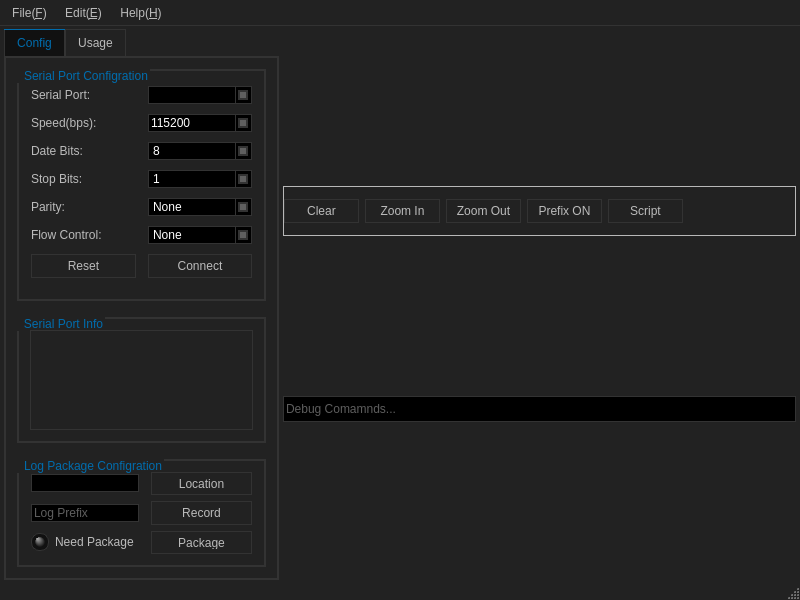
<?xml version="1.0" encoding="UTF-8"?>
<ui version="4.0">
 <class>MainWindow</class>
 <widget class="QMainWindow" name="MainWindow">
  <property name="geometry">
   <rect>
    <x>0</x>
    <y>0</y>
    <width>800</width>
    <height>600</height>
   </rect>
  </property>
  <property name="windowTitle">
   <string>RealTek WLAN Debug Tool</string>
  </property>
  <property name="styleSheet">
   <string notr="true">/* === Shared === */
QStackedWidget, QLabel, QPushButton, QRadioButton, QCheckBox, 
QGroupBox, QStatusBar, QToolButton, QComboBox, QDialog {
    background-color: #222222;
    color: #BBBBBB;
    font-family: &quot;Segoe UI&quot;;
}

QComboBox:disabled {
	color: #5E5E5E;
}

QLabel:disabled {
	color: #333333;
}

/* === QWidget === */
QWidget:window {
    background: #222222;
    color: #BBBBBB;
    font-family: &quot;Segoe UI&quot;;
}

/* === QToolTip === */
QToolTip {
    background-color: #000000;
    border: 2px solid #333333;
    color: #006CAD;
}

/* === QPushButton === */
QPushButton {
    border: 1px solid #333333;
    padding: 4px;
    min-width: 65px;
    min-height: 12px;
}

QPushButton:hover {
    background-color: #333333;
    border-color: #444444;
}

QPushButton:pressed {
    background-color: #111111;
    border-color: #333333;
    color: #006CAD;
}

QPushButton:disabled {
    color: #333333;
}

QRadioButton:disabled {
	color: #333333;
}

/* === Checkable items === */
QCheckBox::indicator, QRadioButton::indicator, QTreeView::indicator {
    width: 16px;
    height: 16px;
    background-color: #111111;
    border: 1px solid #333333;
}

QRadioButton::indicator {
    border-radius: 8px;
}

QCheckBox::indicator::checked, QRadioButton::indicator::checked, QTreeView::indicator::checked {
    background-color: qradialgradient(cx:0.5, cy:0.5, fx:0.25, fy:0.15, radius:0.3, stop:0 #BBBBBB, stop:1 #111111);
}

QCheckBox::indicator:disabled, QRadioButton::indicator:disabled, QTreeView::indicator:disabled {
    background-color: #444444;
}

QCheckBox::indicator::checked:disabled, QRadioButton::indicator::checked:disabled, QTreeView::indicator::checked:disabled {
    background-color: qradialgradient(cx:0.5, cy:0.5, fx:0.25, fy:0.15, radius:0.3, stop:0 #BBBBBB, stop:1 #444444);
}

/* === QComboBox === */
QComboBox {
    background-color: black;
    border: 1px solid #333333;
    color: white;
    padding:1px 2em 1px 3px;
}

QComboBox::drop-down {
    subcontrol-origin: padding;
    subcontrol-position: top right;
    border-left: 1px solid #333333;
}

QComboBox::down-arrow {
    border: 2px solid #333333;
    width: 6px;
    height: 6px;
    background: #5f5f5f;
}

/* === QGroupBox === */
QGroupBox {
    border: 2px solid #333333;
    margin-top: 2ex;
}

QGroupBox::title {
    color: #006CAD;
    subcontrol-origin: margin;
    subcontrol-position: top left;
    margin-left: 5px;
}

/* === QTabWidget === */
QTabWidget::pane {
    background: #222222;
    border: 2px solid #333333;
}

/* === QTabBar === */
QTabBar::tab {
    background: transparent;
    border: 1px solid #333333;
    border-bottom: none;
    color: #BBBBBB;
    padding-left: 12px;
    padding-right: 12px;
    padding-top: 6px;
    padding-bottom: 6px;
}

QTabBar::tab:hover {
    background-color: #333333;
    border: 1px solid #444444;
    border-bottom: none;
}

QTabBar::tab:selected {
    background-color: #111111;
    border: 1px solid #333333;
    border-top: 1px solid #006CAD;
    border-bottom: none;
    color: #006CAD;
}

/* === QToolBar === */
QToolBar {
    background-color: #222222;
    border: none;
    padding: 1px;
}

QToolBar:handle {
    background: #222222;
    border-left: 1px dotted #006CAD;
    color: #BBBBBB;
}

QToolBar::separator {
    width: 6px;
    background-color: #222222;
}

/* === QToolButton === */
QToolButton {
    border: 1px solid #333333;
    margin: 1px;
}

QToolButton:hover {
    background-color: #333333;
    border: 1px solid #444444;
}

QToolButton[popupMode=&quot;1&quot;] { /* only for MenuButtonPopup */
    padding-right: 20px; /* make way for the popup button */
}

QToolButton::menu-button {
    border-left: 1px solid #333333;
    background: transparent;
    width: 16px;
}

QToolButton::menu-button:hover {
    border-left: 1px solid #444444;
    background: transparent;
    width: 16px;
}

QToolButton:checked, QToolButton:pressed {
    background-color: #111111;
    color: #006CAD;
}

/* === QMenu === */
QMenu {
    background-color: #222222;
    border: 1px solid gray;
    color: white;
    padding: 0px;
}

QMenu::item {
    padding: 3px 30px 3px 30px;
    border: 1px solid transparent;
}

QMenu::item:disabled {
    color: #666666;
}

QMenu::item:selected {
    border-color: gray;
    background: #222222;
	color: #006CAD;
}

QMenu::icon:checked {

}

QMenu::separator {
    height: 1px;
    background: #222222;
    margin-left: 10px;
    margin-right: 10px;
    margin-top: 1px;
    margin-bottom: 1px;
}

QMenu::indicator {
    width: 13px;
    height: 13px;
}

/* === QMenuBar === */
QMenuBar {
    background-color: #222222;
    color: #BBBBBB;
	border-bottom: 1px solid #333333;
}

QMenuBar::item {
	padding: 6px 6px 6px 6px;
    background: transparent;
}

QMenuBar::item:disabled {
    color: gray;
}

QMenuBar::item:selected {
	color: #006CAD;
    background: #222222;
}

QMenuBar::item:pressed {
    background: #444444;
}
 
/* === QScrollBar:vertical === */
QScrollBar:vertical {
    background: #111111;
    width: 10px;
    margin: 10px 0 10px 0;
}

QScrollBar::handle:vertical {
    background: #555555;
    min-height: 10px;
}

QScrollBar::add-line:vertical {
    background: #444444;
    height: 10px;
    subcontrol-position: bottom;
    subcontrol-origin: margin;
}

QScrollBar::sub-line:vertical {
    background: #444444;
    height: 10px;
    subcontrol-position: top;
    subcontrol-origin: margin;
}

QScrollBar::add-page:vertical, QScrollBar::sub-page:vertical {
    background: none;
}

QScrollBar:up-arrow:vertical, QScrollBar:down-arrow:vertical {
    border: 2px solid #333333;
    width: 6px;
    height: 6px;
    background: #5f5f5f;
}

/* === QScrollBar:horizontal === */
QScrollBar:horizontal {
    background: #111111;
    height: 16px;
    margin: 0 16px 0 16px;
}

QScrollBar::handle:horizontal {
    background: #555555;
    min-width: 16px;
}

QScrollBar::add-line:horizontal {
    background: #444444;
    width: 16px;
    subcontrol-position: right;
    subcontrol-origin: margin;
}

QScrollBar::sub-line:horizontal {
    background: #444444;
    width: 16px;
    subcontrol-position: left;
    subcontrol-origin: margin;
}

QScrollBar::add-page:horizontal, QScrollBar::sub-page:horizontal {
    background: none;
}

QScrollBar:left-arrow:horizontal, QScrollBar:right-arrow:horizontal {
    border: 2px solid #333333;
    width: 6px;
    height: 6px;
    background: #5f5f5f;
}

/* =================== */
QLineEdit, QListView, QTreeView, QTableView, QAbstractSpinBox {
    background-color: black;
    color: #BBBBBB;
    border: 1px solid #333333;
}

QAbstractScrollArea, QLineEdit, QTextEdit, QAbstractSpinBox, QComboBox {
    /* border-color: #333333; */
    /* border: 1px solid #333333; */
}

QTextBrowser {
	background-color: #222222;
	color: #BBBBBB;
	border: 1px solid #333333;
}

QPlainTextEdit {
	color: #BBBBBB;
	border: none;
	background-color: black;
}

/* === QHeaderView === */
QHeaderView::section {
    background: #222222;
    border: 0;
    color: #BBBBBB;
    padding: 3px 0 3px 4px;
}

/* === QListView === */
QListView::item:hover {
    background: #333333;
}

QListView::item:selected {
    background: #111111;
    color: #006CAD;
}

/* === QTableView === */
QTableView::item:hover {
    background: #333333;
}

QTableView::item:hover {
    background: #111111;
    color: #006CAD;
}

/* === QTreeView === */
QTreeView::item {
    background: black;
}

QTreeView::item:hover {
    background: #333333;
}

QTreeView::item:selected {
    background: #111111;
    color: #006CAD;
}

/* === Customizations === */
QFrame#infoLabel {
    border: 1px inset #333333;
}
</string>
  </property>
  <widget class="QWidget" name="centralWidget">
   <layout class="QGridLayout" name="gridLayout_2">
    <property name="leftMargin">
     <number>1</number>
    </property>
    <property name="topMargin">
     <number>1</number>
    </property>
    <property name="rightMargin">
     <number>1</number>
    </property>
    <property name="bottomMargin">
     <number>1</number>
    </property>
    <property name="spacing">
     <number>0</number>
    </property>
    <item row="0" column="0">
     <widget class="QFrame" name="layoutCfgUsgPart">
      <property name="maximumSize">
       <size>
        <width>280</width>
        <height>16777215</height>
       </size>
      </property>
      <layout class="QGridLayout" name="frame_layout">
       <property name="leftMargin">
        <number>3</number>
       </property>
       <property name="topMargin">
        <number>2</number>
       </property>
       <property name="rightMargin">
        <number>2</number>
       </property>
       <property name="bottomMargin">
        <number>1</number>
       </property>
       <item row="0" column="0">
        <widget class="QTabWidget" name="tabWidget">
         <property name="currentIndex">
          <number>0</number>
         </property>
         <property name="movable">
          <bool>true</bool>
         </property>
         <widget class="QWidget" name="tabCfg">
          <attribute name="title">
           <string>Config</string>
          </attribute>
          <layout class="QVBoxLayout" name="verticalLayout">
           <property name="spacing">
            <number>16</number>
           </property>
           <item>
            <widget class="QGroupBox" name="gBoxSerialPortCfg">
             <property name="minimumSize">
              <size>
               <width>0</width>
               <height>232</height>
              </size>
             </property>
             <property name="maximumSize">
              <size>
               <width>16777215</width>
               <height>232</height>
              </size>
             </property>
             <property name="title">
              <string>Serial Port Configration</string>
             </property>
             <layout class="QGridLayout" name="gridLayout_6">
              <property name="leftMargin">
               <number>12</number>
              </property>
              <property name="rightMargin">
               <number>12</number>
              </property>
              <property name="horizontalSpacing">
               <number>12</number>
              </property>
              <item row="0" column="0">
               <widget class="QLabel" name="labelSerialPort">
                <property name="text">
                 <string>Serial Port:</string>
                </property>
               </widget>
              </item>
              <item row="0" column="1">
               <widget class="QComboBox" name="cBoxSerialPort">
                <property name="statusTip">
                 <string>Choose Serial Port</string>
                </property>
               </widget>
              </item>
              <item row="1" column="0">
               <widget class="QLabel" name="labelSpeed">
                <property name="text">
                 <string>Speed(bps):</string>
                </property>
               </widget>
              </item>
              <item row="1" column="1">
               <widget class="QComboBox" name="cBoxSpeed">
                <property name="statusTip">
                 <string>Choose Speed(bps)</string>
                </property>
                <property name="editable">
                 <bool>true</bool>
                </property>
                <property name="currentText">
                 <string>115200</string>
                </property>
                <property name="currentIndex">
                 <number>7</number>
                </property>
                <item>
                 <property name="text">
                  <string>1200</string>
                 </property>
                </item>
                <item>
                 <property name="text">
                  <string>2400</string>
                 </property>
                </item>
                <item>
                 <property name="text">
                  <string>4800</string>
                 </property>
                </item>
                <item>
                 <property name="text">
                  <string>9600</string>
                 </property>
                </item>
                <item>
                 <property name="text">
                  <string>19200</string>
                 </property>
                </item>
                <item>
                 <property name="text">
                  <string>38400</string>
                 </property>
                </item>
                <item>
                 <property name="text">
                  <string>57600</string>
                 </property>
                </item>
                <item>
                 <property name="text">
                  <string>115200</string>
                 </property>
                </item>
                <item>
                 <property name="text">
                  <string>460800</string>
                 </property>
                </item>
                <item>
                 <property name="text">
                  <string>921600</string>
                 </property>
                </item>
                <item>
                 <property name="text">
                  <string>230400</string>
                 </property>
                </item>
               </widget>
              </item>
              <item row="2" column="0">
               <widget class="QLabel" name="labelDataBits">
                <property name="text">
                 <string>Date Bits:</string>
                </property>
               </widget>
              </item>
              <item row="2" column="1">
               <widget class="QComboBox" name="cBoxDataBits">
                <property name="statusTip">
                 <string>Choose Date Bits</string>
                </property>
                <property name="currentText">
                 <string>8</string>
                </property>
                <property name="currentIndex">
                 <number>3</number>
                </property>
                <item>
                 <property name="text">
                  <string>5</string>
                 </property>
                </item>
                <item>
                 <property name="text">
                  <string>6</string>
                 </property>
                </item>
                <item>
                 <property name="text">
                  <string>7</string>
                 </property>
                </item>
                <item>
                 <property name="text">
                  <string>8</string>
                 </property>
                </item>
               </widget>
              </item>
              <item row="3" column="0">
               <widget class="QLabel" name="labelStopBits">
                <property name="text">
                 <string>Stop Bits:</string>
                </property>
               </widget>
              </item>
              <item row="3" column="1">
               <widget class="QComboBox" name="cBoxStopBits">
                <property name="statusTip">
                 <string>Choose Stop Bits</string>
                </property>
                <item>
                 <property name="text">
                  <string>1</string>
                 </property>
                </item>
                <item>
                 <property name="text">
                  <string>2</string>
                 </property>
                </item>
                <item>
                 <property name="text">
                  <string>3</string>
                 </property>
                </item>
               </widget>
              </item>
              <item row="4" column="0">
               <widget class="QLabel" name="labelParity">
                <property name="text">
                 <string>Parity:</string>
                </property>
               </widget>
              </item>
              <item row="4" column="1">
               <widget class="QComboBox" name="cBoxParity">
                <property name="statusTip">
                 <string>Choose Parity</string>
                </property>
                <item>
                 <property name="text">
                  <string>None</string>
                 </property>
                </item>
                <item>
                 <property name="text">
                  <string>Unknown</string>
                 </property>
                </item>
                <item>
                 <property name="text">
                  <string>Even</string>
                 </property>
                </item>
                <item>
                 <property name="text">
                  <string>Odd</string>
                 </property>
                </item>
                <item>
                 <property name="text">
                  <string>Space</string>
                 </property>
                </item>
                <item>
                 <property name="text">
                  <string>Mark</string>
                 </property>
                </item>
               </widget>
              </item>
              <item row="5" column="0">
               <widget class="QLabel" name="labelFlowControl">
                <property name="text">
                 <string>Flow Control:</string>
                </property>
               </widget>
              </item>
              <item row="5" column="1">
               <widget class="QComboBox" name="cBoxFlowControl">
                <property name="statusTip">
                 <string>Choose Flow Control</string>
                </property>
                <property name="currentIndex">
                 <number>0</number>
                </property>
                <item>
                 <property name="text">
                  <string>None</string>
                 </property>
                </item>
                <item>
                 <property name="text">
                  <string>Xon/Xoff</string>
                 </property>
                </item>
                <item>
                 <property name="text">
                  <string>Rts/Cts</string>
                 </property>
                </item>
               </widget>
              </item>
              <item row="6" column="0">
               <widget class="QPushButton" name="btnReset">
                <property name="statusTip">
                 <string>Reset Serial Port Configration</string>
                </property>
                <property name="text">
                 <string>Reset</string>
                </property>
               </widget>
              </item>
              <item row="6" column="1">
               <widget class="QPushButton" name="btnCom">
                <property name="statusTip">
                 <string>Connect or Disconnect Serial Communication</string>
                </property>
                <property name="text">
                 <string>Connect</string>
                </property>
               </widget>
              </item>
             </layout>
            </widget>
           </item>
           <item>
            <widget class="QGroupBox" name="gBoxSerialInfo">
             <property name="minimumSize">
              <size>
               <width>0</width>
               <height>60</height>
              </size>
             </property>
             <property name="title">
              <string>Serial Port Info</string>
             </property>
             <layout class="QGridLayout" name="gridLayout">
              <item row="0" column="0">
               <widget class="QTextBrowser" name="textBrowSerialInfo">
                <property name="statusTip">
                 <string>Show Serial Port Info</string>
                </property>
               </widget>
              </item>
             </layout>
            </widget>
           </item>
           <item>
            <widget class="QGroupBox" name="gBoxLogCfg">
             <property name="minimumSize">
              <size>
               <width>0</width>
               <height>108</height>
              </size>
             </property>
             <property name="maximumSize">
              <size>
               <width>16777215</width>
               <height>108</height>
              </size>
             </property>
             <property name="title">
              <string>Log Package Configration</string>
             </property>
             <layout class="QGridLayout" name="gridLayout_5">
              <property name="leftMargin">
               <number>12</number>
              </property>
              <property name="rightMargin">
               <number>12</number>
              </property>
              <property name="horizontalSpacing">
               <number>12</number>
              </property>
              <item row="3" column="1">
               <widget class="QLineEdit" name="lEditPrefix">
                <property name="sizePolicy">
                 <sizepolicy hsizetype="Preferred" vsizetype="Fixed">
                  <horstretch>0</horstretch>
                  <verstretch>0</verstretch>
                 </sizepolicy>
                </property>
                <property name="statusTip">
                 <string>Prefix to Log Files</string>
                </property>
                <property name="placeholderText">
                 <string>Log Prefix</string>
                </property>
               </widget>
              </item>
              <item row="0" column="1">
               <widget class="QLineEdit" name="lEditLocation">
                <property name="sizePolicy">
                 <sizepolicy hsizetype="Preferred" vsizetype="Fixed">
                  <horstretch>0</horstretch>
                  <verstretch>0</verstretch>
                 </sizepolicy>
                </property>
                <property name="statusTip">
                 <string>Log Files Location</string>
                </property>
                <property name="readOnly">
                 <bool>true</bool>
                </property>
               </widget>
              </item>
              <item row="0" column="2">
               <widget class="QPushButton" name="btnLocation">
                <property name="toolTip">
                 <string/>
                </property>
                <property name="statusTip">
                 <string>Choose Log File Path</string>
                </property>
                <property name="text">
                 <string>Location</string>
                </property>
               </widget>
              </item>
              <item row="3" column="2">
               <widget class="QPushButton" name="btnLogRecord">
                <property name="statusTip">
                 <string>Start or Stop Recoring Serial Log</string>
                </property>
                <property name="text">
                 <string>Record</string>
                </property>
               </widget>
              </item>
              <item row="5" column="2">
               <widget class="QPushButton" name="btnPackage">
                <property name="statusTip">
                 <string>Package and Achieve Log Files</string>
                </property>
                <property name="text">
                 <string>Package</string>
                </property>
               </widget>
              </item>
              <item row="5" column="1">
               <widget class="QRadioButton" name="rBtnNeedPackage">
                <property name="text">
                 <string>Need Package</string>
                </property>
                <property name="checked">
                 <bool>true</bool>
                </property>
               </widget>
              </item>
             </layout>
            </widget>
           </item>
          </layout>
         </widget>
         <widget class="QWidget" name="tabUsg">
          <attribute name="title">
           <string>Usage</string>
          </attribute>
          <layout class="QVBoxLayout" name="verticalLayout_2">
           <item>
            <widget class="QGroupBox" name="gBoxBasic">
             <property name="title">
              <string>Basic Info</string>
             </property>
             <layout class="QGridLayout" name="gridLayout_4">
              <property name="leftMargin">
               <number>12</number>
              </property>
              <property name="rightMargin">
               <number>12</number>
              </property>
              <property name="horizontalSpacing">
               <number>12</number>
              </property>
              <item row="0" column="1">
               <widget class="QComboBox" name="cBoxModule">
                <property name="statusTip">
                 <string>Choose Module</string>
                </property>
                <item>
                 <property name="text">
                  <string>base</string>
                 </property>
                </item>
                <item>
                 <property name="text">
                  <string>efuse</string>
                 </property>
                </item>
               </widget>
              </item>
              <item row="2" column="0">
               <widget class="QPushButton" name="btnBasicAdd">
                <property name="statusTip">
                 <string>Add Cmd to List</string>
                </property>
                <property name="text">
                 <string>Add</string>
                </property>
               </widget>
              </item>
              <item row="2" column="1">
               <widget class="QPushButton" name="btnBasicSend">
                <property name="statusTip">
                 <string>Directly Send Cmd</string>
                </property>
                <property name="text">
                 <string>Send</string>
                </property>
               </widget>
              </item>
              <item row="0" column="0">
               <widget class="QLabel" name="labelModule">
                <property name="text">
                 <string>Module</string>
                </property>
               </widget>
              </item>
              <item row="1" column="0">
               <widget class="QLabel" name="labelTimeBasic">
                <property name="text">
                 <string>Time(sec)</string>
                </property>
               </widget>
              </item>
              <item row="1" column="1">
               <widget class="QComboBox" name="cBoxTimeBasic">
                <property name="statusTip">
                 <string>Choose Time Interval</string>
                </property>
                <property name="currentText">
                 <string>2</string>
                </property>
                <item>
                 <property name="text">
                  <string>1</string>
                 </property>
                </item>
                <item>
                 <property name="text">
                  <string>2</string>
                 </property>
                </item>
                <item>
                 <property name="text">
                  <string>3</string>
                 </property>
                </item>
                <item>
                 <property name="text">
                  <string>4</string>
                 </property>
                </item>
                <item>
                 <property name="text">
                  <string>5</string>
                 </property>
                </item>
                <item>
                 <property name="text">
                  <string>6</string>
                 </property>
                </item>
                <item>
                 <property name="text">
                  <string>7</string>
                 </property>
                </item>
                <item>
                 <property name="text">
                  <string>8</string>
                 </property>
                </item>
                <item>
                 <property name="text">
                  <string>9</string>
                 </property>
                </item>
                <item>
                 <property name="text">
                  <string>10</string>
                 </property>
                </item>
                <item>
                 <property name="text">
                  <string>15</string>
                 </property>
                </item>
                <item>
                 <property name="text">
                  <string>20</string>
                 </property>
                </item>
                <item>
                 <property name="text">
                  <string>30</string>
                 </property>
                </item>
                <item>
                 <property name="text">
                  <string>60</string>
                 </property>
                </item>
                <item>
                 <property name="text">
                  <string/>
                 </property>
                </item>
               </widget>
              </item>
             </layout>
            </widget>
           </item>
           <item>
            <widget class="QGroupBox" name="gBoxDynamic">
             <property name="title">
              <string>Dynamic Debug</string>
             </property>
             <layout class="QGridLayout" name="gridLayout_3">
              <property name="leftMargin">
               <number>12</number>
              </property>
              <property name="rightMargin">
               <number>12</number>
              </property>
              <property name="horizontalSpacing">
               <number>12</number>
              </property>
              <item row="3" column="0">
               <widget class="QPushButton" name="btnDynamicAdd">
                <property name="statusTip">
                 <string>Add Cmd to List</string>
                </property>
                <property name="text">
                 <string>Add</string>
                </property>
               </widget>
              </item>
              <item row="0" column="1">
               <widget class="QComboBox" name="cBoxComp">
                <property name="statusTip">
                 <string>Choose Dynamic Component</string>
                </property>
                <item>
                 <property name="text">
                  <string>tx</string>
                 </property>
                </item>
                <item>
                 <property name="text">
                  <string>rx</string>
                 </property>
                </item>
               </widget>
              </item>
              <item row="3" column="1">
               <widget class="QPushButton" name="btnDynamicSend">
                <property name="statusTip">
                 <string>Directly Send Cmd</string>
                </property>
                <property name="text">
                 <string>Send</string>
                </property>
               </widget>
              </item>
              <item row="0" column="0">
               <widget class="QLabel" name="labelComp">
                <property name="text">
                 <string>Component</string>
                </property>
               </widget>
              </item>
              <item row="2" column="1">
               <widget class="QComboBox" name="cBoxTimeDynamic">
                <property name="statusTip">
                 <string>Choose Time Interval</string>
                </property>
                <property name="currentText">
                 <string>2</string>
                </property>
                <item>
                 <property name="text">
                  <string>1</string>
                 </property>
                </item>
                <item>
                 <property name="text">
                  <string>2</string>
                 </property>
                </item>
                <item>
                 <property name="text">
                  <string>3</string>
                 </property>
                </item>
                <item>
                 <property name="text">
                  <string>4</string>
                 </property>
                </item>
                <item>
                 <property name="text">
                  <string>5</string>
                 </property>
                </item>
                <item>
                 <property name="text">
                  <string>6</string>
                 </property>
                </item>
                <item>
                 <property name="text">
                  <string>7</string>
                 </property>
                </item>
                <item>
                 <property name="text">
                  <string>8</string>
                 </property>
                </item>
                <item>
                 <property name="text">
                  <string>9</string>
                 </property>
                </item>
                <item>
                 <property name="text">
                  <string>10</string>
                 </property>
                </item>
                <item>
                 <property name="text">
                  <string>15</string>
                 </property>
                </item>
                <item>
                 <property name="text">
                  <string>20</string>
                 </property>
                </item>
                <item>
                 <property name="text">
                  <string>30</string>
                 </property>
                </item>
                <item>
                 <property name="text">
                  <string>60</string>
                 </property>
                </item>
               </widget>
              </item>
              <item row="1" column="0">
               <widget class="QLabel" name="labelLevel">
                <property name="text">
                 <string>Level</string>
                </property>
               </widget>
              </item>
              <item row="2" column="0">
               <widget class="QLabel" name="labelTimeDynamic">
                <property name="text">
                 <string>Time(sec)</string>
                </property>
               </widget>
              </item>
              <item row="1" column="1">
               <widget class="QComboBox" name="cBoxLevel">
                <property name="statusTip">
                 <string>Choose Dynamic Level</string>
                </property>
                <item>
                 <property name="text">
                  <string>error</string>
                 </property>
                </item>
                <item>
                 <property name="text">
                  <string>info</string>
                 </property>
                </item>
                <item>
                 <property name="text">
                  <string>debug</string>
                 </property>
                </item>
               </widget>
              </item>
             </layout>
            </widget>
           </item>
           <item>
            <widget class="QGroupBox" name="gBoxList">
             <property name="title">
              <string>Command List</string>
             </property>
             <layout class="QGridLayout" name="gridLayout_7">
              <item row="1" column="0">
               <widget class="QPushButton" name="btnCmdReset">
                <property name="statusTip">
                 <string>Clear the Command List</string>
                </property>
                <property name="text">
                 <string>Reset</string>
                </property>
               </widget>
              </item>
              <item row="1" column="1">
               <widget class="QPushButton" name="btnCmdSend">
                <property name="statusTip">
                 <string>Send Cmds by line</string>
                </property>
                <property name="text">
                 <string>Send</string>
                </property>
               </widget>
              </item>
              <item row="0" column="0" colspan="2">
               <widget class="QPlainTextEdit" name="pTextEditCmdList">
                <property name="statusTip">
                 <string>Command List (editable)</string>
                </property>
                <property name="maximumBlockCount">
                 <number>30</number>
                </property>
                <property name="placeholderText">
                 <string>Editable Command List, You can add command here manually, but it has Maxcount 30 lines.</string>
                </property>
               </widget>
              </item>
             </layout>
            </widget>
           </item>
          </layout>
         </widget>
        </widget>
       </item>
      </layout>
     </widget>
    </item>
    <item row="0" column="1">
     <layout class="QVBoxLayout" name="layoutDbgPart">
      <property name="spacing">
       <number>3</number>
      </property>
      <property name="leftMargin">
       <number>2</number>
      </property>
      <property name="topMargin">
       <number>2</number>
      </property>
      <property name="rightMargin">
       <number>3</number>
      </property>
      <property name="bottomMargin">
       <number>2</number>
      </property>
      <item>
       <layout class="QVBoxLayout" name="layoutConsole"/>
      </item>
      <item>
       <widget class="QFrame" name="layoutAuxiliary">
        <property name="maximumSize">
         <size>
          <width>16777215</width>
          <height>50</height>
         </size>
        </property>
        <property name="frameShape">
         <enum>QFrame::StyledPanel</enum>
        </property>
        <property name="frameShadow">
         <enum>QFrame::Raised</enum>
        </property>
        <layout class="QHBoxLayout" name="horizontalLayout">
         <property name="spacing">
          <number>6</number>
         </property>
         <property name="leftMargin">
          <number>0</number>
         </property>
         <property name="topMargin">
          <number>0</number>
         </property>
         <property name="rightMargin">
          <number>0</number>
         </property>
         <property name="bottomMargin">
          <number>0</number>
         </property>
         <item>
          <widget class="QPushButton" name="btnClear">
           <property name="text">
            <string>Clear</string>
           </property>
          </widget>
         </item>
         <item>
          <widget class="QPushButton" name="btnZoomIn">
           <property name="text">
            <string>Zoom In</string>
           </property>
          </widget>
         </item>
         <item>
          <widget class="QPushButton" name="btnZoomOut">
           <property name="text">
            <string>Zoom Out</string>
           </property>
          </widget>
         </item>
         <item>
          <widget class="QPushButton" name="btnPrefix">
           <property name="text">
            <string>Prefix ON</string>
           </property>
          </widget>
         </item>
         <item>
          <widget class="QPushButton" name="btnScript">
           <property name="text">
            <string>Script</string>
           </property>
          </widget>
         </item>
         <item>
          <spacer name="horizontalSpacer">
           <property name="orientation">
            <enum>Qt::Horizontal</enum>
           </property>
           <property name="sizeHint" stdset="0">
            <size>
             <width>0</width>
             <height>0</height>
            </size>
           </property>
          </spacer>
         </item>
        </layout>
       </widget>
      </item>
      <item>
       <widget class="QLineEdit" name="lineEdit">
        <property name="minimumSize">
         <size>
          <width>0</width>
          <height>26</height>
         </size>
        </property>
        <property name="font">
         <font>
          <family>Arial</family>
         </font>
        </property>
        <property name="statusTip">
         <string>Input Debug Comamnds</string>
        </property>
        <property name="frame">
         <bool>false</bool>
        </property>
        <property name="placeholderText">
         <string>Debug Comamnds...</string>
        </property>
        <property name="clearButtonEnabled">
         <bool>true</bool>
        </property>
       </widget>
      </item>
     </layout>
    </item>
   </layout>
  </widget>
  <widget class="QMenuBar" name="menuBar">
   <property name="geometry">
    <rect>
     <x>0</x>
     <y>0</y>
     <width>800</width>
     <height>30</height>
    </rect>
   </property>
   <widget class="QMenu" name="menuFile">
    <property name="title">
     <string>File(&amp;F)</string>
    </property>
    <addaction name="actionConnect"/>
    <addaction name="actionQuit"/>
   </widget>
   <widget class="QMenu" name="menuEdit">
    <property name="title">
     <string>Edit(&amp;E)</string>
    </property>
    <addaction name="actionClear"/>
    <addaction name="actionZoomIn"/>
    <addaction name="actionZoomOut"/>
   </widget>
   <widget class="QMenu" name="menuHelp">
    <property name="title">
     <string>Help(&amp;H)</string>
    </property>
    <addaction name="actionAbout"/>
   </widget>
   <addaction name="menuFile"/>
   <addaction name="menuEdit"/>
   <addaction name="menuHelp"/>
  </widget>
  <widget class="QStatusBar" name="statusBar">
   <property name="sizePolicy">
    <sizepolicy hsizetype="Preferred" vsizetype="Maximum">
     <horstretch>0</horstretch>
     <verstretch>0</verstretch>
    </sizepolicy>
   </property>
   <property name="maximumSize">
    <size>
     <width>16777215</width>
     <height>18</height>
    </size>
   </property>
  </widget>
  <action name="actionConnect">
   <property name="text">
    <string>Connect(&amp;C)</string>
   </property>
  </action>
  <action name="actionQuit">
   <property name="text">
    <string>Quit(&amp;Q)</string>
   </property>
  </action>
  <action name="actionClear">
   <property name="text">
    <string>Clear(&amp;C)</string>
   </property>
  </action>
  <action name="actionZoomIn">
   <property name="text">
    <string>Zoom In(&amp;I)</string>
   </property>
  </action>
  <action name="actionZoomOut">
   <property name="text">
    <string>Zoom Out(&amp;O)</string>
   </property>
  </action>
  <action name="actionAbout">
   <property name="text">
    <string>About(&amp;A)</string>
   </property>
  </action>
 </widget>
 <layoutdefault spacing="6" margin="11"/>
 <resources/>
 <connections/>
</ui>
